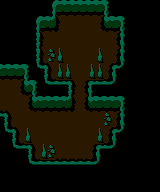

A 2D game scene composited from a Tiled map and its tileset images. What follows is a short description and the map's XML, with every tile layer's data as written:
An orthogonal 20x12 tile map with 8x16 px tiles, 1 tile layer (Tile Layer 1), 4 tilesets.

<map version="1.10" tiledversion="1.11.2" orientation="orthogonal" renderorder="right-down" width="20" height="12" tilewidth="8" tileheight="16" infinite="0" nextlayerid="2" nextobjectid="1">
 <tileset firstgid="1" name="caves_walls" tilewidth="8" tileheight="16" tilecount="23" columns="23">
  <image source="../gfx/tiles/caves_walls.png" width="184" height="16" />
 </tileset>
 <tileset firstgid="24" name="caves_floors" tilewidth="8" tileheight="16" tilecount="21" columns="21">
  <image source="../gfx/tiles/caves_floors.png" width="168" height="16" />
 </tileset>
 <tileset firstgid="45" name="caves_water" tilewidth="8" tileheight="16" tilecount="10" columns="10">
  <image source="../gfx/tiles/caves_water.png" width="80" height="16" />
 </tileset>
 <tileset firstgid="55" name="caves_waterf" tilewidth="8" tileheight="16" tilecount="1" columns="1">
  <image source="../gfx/tiles/caves_waterf.png" width="8" height="16" />
 </tileset>
 <layer id="1" name="Tile Layer 1" width="20" height="12">
  <data>
   <tile gid="11" />
   <tile gid="11" />
   <tile gid="11" />
   <tile gid="11" />
   <tile gid="11" />
   <tile gid="11" />
   <tile gid="7" />
   <tile gid="8" />
   <tile gid="8" />
   <tile gid="8" />
   <tile gid="8" />
   <tile gid="8" />
   <tile gid="8" />
   <tile gid="9" />
   <tile gid="11" />
   <tile gid="11" />
   <tile gid="11" />
   <tile gid="11" />
   <tile gid="11" />
   <tile gid="11" />
   <tile gid="11" />
   <tile gid="11" />
   <tile gid="11" />
   <tile gid="11" />
   <tile gid="7" />
   <tile gid="8" />
   <tile gid="20" />
   <tile gid="1" />
   <tile gid="2" />
   <tile gid="2" />
   <tile gid="2" />
   <tile gid="2" />
   <tile gid="3" />
   <tile gid="19" />
   <tile gid="8" />
   <tile gid="9" />
   <tile gid="11" />
   <tile gid="11" />
   <tile gid="11" />
   <tile gid="11" />
   <tile gid="11" />
   <tile gid="11" />
   <tile gid="11" />
   <tile gid="11" />
   <tile gid="10" />
   <tile gid="1" />
   <tile gid="2" />
   <tile gid="2" />
   <tile gid="2" />
   <tile gid="2" />
   <tile gid="2" />
   <tile gid="2" />
   <tile gid="2" />
   <tile gid="2" />
   <tile gid="3" />
   <tile gid="12" />
   <tile gid="11" />
   <tile gid="11" />
   <tile gid="11" />
   <tile gid="11" />
   <tile gid="11" />
   <tile gid="11" />
   <tile gid="11" />
   <tile gid="11" />
   <tile gid="10" />
   <tile gid="4" />
   <tile gid="23" />
   <tile gid="21" />
   <tile gid="2" />
   <tile gid="2" />
   <tile gid="2" />
   <tile gid="2" />
   <tile gid="21" />
   <tile gid="2" />
   <tile gid="6" />
   <tile gid="12" />
   <tile gid="11" />
   <tile gid="11" />
   <tile gid="11" />
   <tile gid="11" />
   <tile gid="8" />
   <tile gid="8" />
   <tile gid="8" />
   <tile gid="9" />
   <tile gid="13" />
   <tile gid="17" />
   <tile gid="4" />
   <tile gid="21" />
   <tile gid="21" />
   <tile gid="2" />
   <tile gid="2" />
   <tile gid="21" />
   <tile gid="21" />
   <tile gid="6" />
   <tile gid="18" />
   <tile gid="15" />
   <tile gid="11" />
   <tile gid="11" />
   <tile gid="11" />
   <tile gid="11" />
   <tile gid="2" />
   <tile gid="2" />
   <tile gid="3" />
   <tile gid="19" />
   <tile gid="9" />
   <tile gid="13" />
   <tile gid="14" />
   <tile gid="14" />
   <tile gid="17" />
   <tile gid="1" />
   <tile gid="3" />
   <tile gid="18" />
   <tile gid="14" />
   <tile gid="14" />
   <tile gid="15" />
   <tile gid="11" />
   <tile gid="11" />
   <tile gid="11" />
   <tile gid="11" />
   <tile gid="11" />
   <tile gid="5" />
   <tile gid="2" />
   <tile gid="2" />
   <tile gid="3" />
   <tile gid="19" />
   <tile gid="8" />
   <tile gid="8" />
   <tile gid="8" />
   <tile gid="20" />
   <tile gid="1" />
   <tile gid="3" />
   <tile gid="19" />
   <tile gid="8" />
   <tile gid="8" />
   <tile gid="8" />
   <tile gid="9" />
   <tile gid="11" />
   <tile gid="11" />
   <tile gid="11" />
   <tile gid="11" />
   <tile gid="17" />
   <tile gid="4" />
   <tile gid="2" />
   <tile gid="2" />
   <tile gid="2" />
   <tile gid="2" />
   <tile gid="2" />
   <tile gid="2" />
   <tile gid="2" />
   <tile gid="2" />
   <tile gid="2" />
   <tile gid="2" />
   <tile gid="2" />
   <tile gid="23" />
   <tile gid="6" />
   <tile gid="12" />
   <tile gid="11" />
   <tile gid="11" />
   <tile gid="11" />
   <tile gid="11" />
   <tile gid="13" />
   <tile gid="17" />
   <tile gid="4" />
   <tile gid="21" />
   <tile gid="2" />
   <tile gid="2" />
   <tile gid="2" />
   <tile gid="2" />
   <tile gid="2" />
   <tile gid="2" />
   <tile gid="2" />
   <tile gid="2" />
   <tile gid="21" />
   <tile gid="6" />
   <tile gid="18" />
   <tile gid="15" />
   <tile gid="11" />
   <tile gid="11" />
   <tile gid="11" />
   <tile gid="11" />
   <tile gid="11" />
   <tile gid="13" />
   <tile gid="14" />
   <tile gid="17" />
   <tile gid="4" />
   <tile gid="21" />
   <tile gid="23" />
   <tile gid="5" />
   <tile gid="5" />
   <tile gid="5" />
   <tile gid="5" />
   <tile gid="6" />
   <tile gid="18" />
   <tile gid="14" />
   <tile gid="15" />
   <tile gid="11" />
   <tile gid="11" />
   <tile gid="11" />
   <tile gid="11" />
   <tile gid="11" />
   <tile gid="11" />
   <tile gid="11" />
   <tile gid="11" />
   <tile gid="13" />
   <tile gid="14" />
   <tile gid="14" />
   <tile gid="14" />
   <tile gid="14" />
   <tile gid="14" />
   <tile gid="14" />
   <tile gid="14" />
   <tile gid="14" />
   <tile gid="15" />
   <tile gid="11" />
   <tile gid="11" />
   <tile gid="11" />
   <tile gid="11" />
   <tile gid="11" />
   <tile gid="11" />
   <tile gid="11" />
   <tile gid="11" />
   <tile gid="11" />
   <tile gid="11" />
   <tile gid="11" />
   <tile gid="11" />
   <tile gid="11" />
   <tile gid="11" />
   <tile gid="11" />
   <tile gid="11" />
   <tile gid="11" />
   <tile gid="11" />
   <tile gid="11" />
   <tile gid="11" />
   <tile gid="11" />
   <tile gid="11" />
   <tile gid="11" />
   <tile gid="11" />
   <tile gid="11" />
   <tile gid="11" />
   <tile gid="11" />
  </data>
 </layer>
</map>
